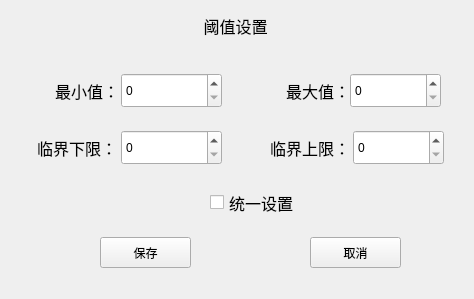
<?xml version="1.0" encoding="UTF-8"?>
<ui version="4.0">
 <class>SettingThreshold</class>
 <widget class="QWidget" name="SettingThreshold">
  <property name="geometry">
   <rect>
    <x>0</x>
    <y>0</y>
    <width>474</width>
    <height>299</height>
   </rect>
  </property>
  <property name="minimumSize">
   <size>
    <width>0</width>
    <height>296</height>
   </size>
  </property>
  <property name="windowTitle">
   <string>Form</string>
  </property>
  <widget class="QLabel" name="label">
   <property name="geometry">
    <rect>
     <x>10</x>
     <y>6</y>
     <width>451</width>
     <height>40</height>
    </rect>
   </property>
   <property name="maximumSize">
    <size>
     <width>16777215</width>
     <height>40</height>
    </size>
   </property>
   <property name="font">
    <font>
     <pointsize>12</pointsize>
    </font>
   </property>
   <property name="text">
    <string>阈值设置</string>
   </property>
   <property name="alignment">
    <set>Qt::AlignCenter</set>
   </property>
  </widget>
  <widget class="QLabel" name="label_5">
   <property name="geometry">
    <rect>
     <x>250</x>
     <y>130</y>
     <width>100</width>
     <height>35</height>
    </rect>
   </property>
   <property name="font">
    <font>
     <pointsize>12</pointsize>
    </font>
   </property>
   <property name="text">
    <string>临界上限：</string>
   </property>
   <property name="alignment">
    <set>Qt::AlignRight|Qt::AlignTrailing|Qt::AlignVCenter</set>
   </property>
  </widget>
  <widget class="QSpinBox" name="spinBox_3">
   <property name="geometry">
    <rect>
     <x>121</x>
     <y>130</y>
     <width>101</width>
     <height>35</height>
    </rect>
   </property>
   <property name="maximum">
    <number>999</number>
   </property>
  </widget>
  <widget class="QLabel" name="label_2">
   <property name="geometry">
    <rect>
     <x>19</x>
     <y>73</y>
     <width>100</width>
     <height>35</height>
    </rect>
   </property>
   <property name="font">
    <font>
     <pointsize>12</pointsize>
    </font>
   </property>
   <property name="text">
    <string>最小值：</string>
   </property>
   <property name="alignment">
    <set>Qt::AlignRight|Qt::AlignTrailing|Qt::AlignVCenter</set>
   </property>
  </widget>
  <widget class="QSpinBox" name="spinBox_2">
   <property name="geometry">
    <rect>
     <x>350</x>
     <y>73</y>
     <width>91</width>
     <height>35</height>
    </rect>
   </property>
   <property name="maximum">
    <number>999</number>
   </property>
  </widget>
  <widget class="QCheckBox" name="checkBox">
   <property name="geometry">
    <rect>
     <x>210</x>
     <y>187</y>
     <width>121</width>
     <height>31</height>
    </rect>
   </property>
   <property name="maximumSize">
    <size>
     <width>150</width>
     <height>16777215</height>
    </size>
   </property>
   <property name="font">
    <font>
     <pointsize>12</pointsize>
    </font>
   </property>
   <property name="text">
    <string>统一设置</string>
   </property>
  </widget>
  <widget class="QLabel" name="label_4">
   <property name="geometry">
    <rect>
     <x>17</x>
     <y>130</y>
     <width>100</width>
     <height>35</height>
    </rect>
   </property>
   <property name="font">
    <font>
     <pointsize>12</pointsize>
    </font>
   </property>
   <property name="text">
    <string>临界下限：</string>
   </property>
   <property name="alignment">
    <set>Qt::AlignRight|Qt::AlignTrailing|Qt::AlignVCenter</set>
   </property>
  </widget>
  <widget class="QLabel" name="label_3">
   <property name="geometry">
    <rect>
     <x>250</x>
     <y>73</y>
     <width>100</width>
     <height>35</height>
    </rect>
   </property>
   <property name="font">
    <font>
     <pointsize>12</pointsize>
    </font>
   </property>
   <property name="text">
    <string>最大值：</string>
   </property>
   <property name="alignment">
    <set>Qt::AlignRight|Qt::AlignTrailing|Qt::AlignVCenter</set>
   </property>
  </widget>
  <widget class="QPushButton" name="cancelBtn">
   <property name="geometry">
    <rect>
     <x>310</x>
     <y>237</y>
     <width>91</width>
     <height>31</height>
    </rect>
   </property>
   <property name="maximumSize">
    <size>
     <width>120</width>
     <height>16777215</height>
    </size>
   </property>
   <property name="text">
    <string>取消</string>
   </property>
  </widget>
  <widget class="QPushButton" name="saveBtn">
   <property name="geometry">
    <rect>
     <x>100</x>
     <y>237</y>
     <width>91</width>
     <height>31</height>
    </rect>
   </property>
   <property name="maximumSize">
    <size>
     <width>120</width>
     <height>16777215</height>
    </size>
   </property>
   <property name="text">
    <string>保存</string>
   </property>
  </widget>
  <widget class="QSpinBox" name="spinBox">
   <property name="geometry">
    <rect>
     <x>121</x>
     <y>73</y>
     <width>101</width>
     <height>35</height>
    </rect>
   </property>
   <property name="suffix">
    <string/>
   </property>
   <property name="prefix">
    <string/>
   </property>
   <property name="maximum">
    <number>999</number>
   </property>
  </widget>
  <widget class="QSpinBox" name="spinBox_4">
   <property name="geometry">
    <rect>
     <x>353</x>
     <y>130</y>
     <width>91</width>
     <height>35</height>
    </rect>
   </property>
   <property name="prefix">
    <string/>
   </property>
   <property name="maximum">
    <number>999</number>
   </property>
  </widget>
 </widget>
 <resources/>
 <connections/>
</ui>
